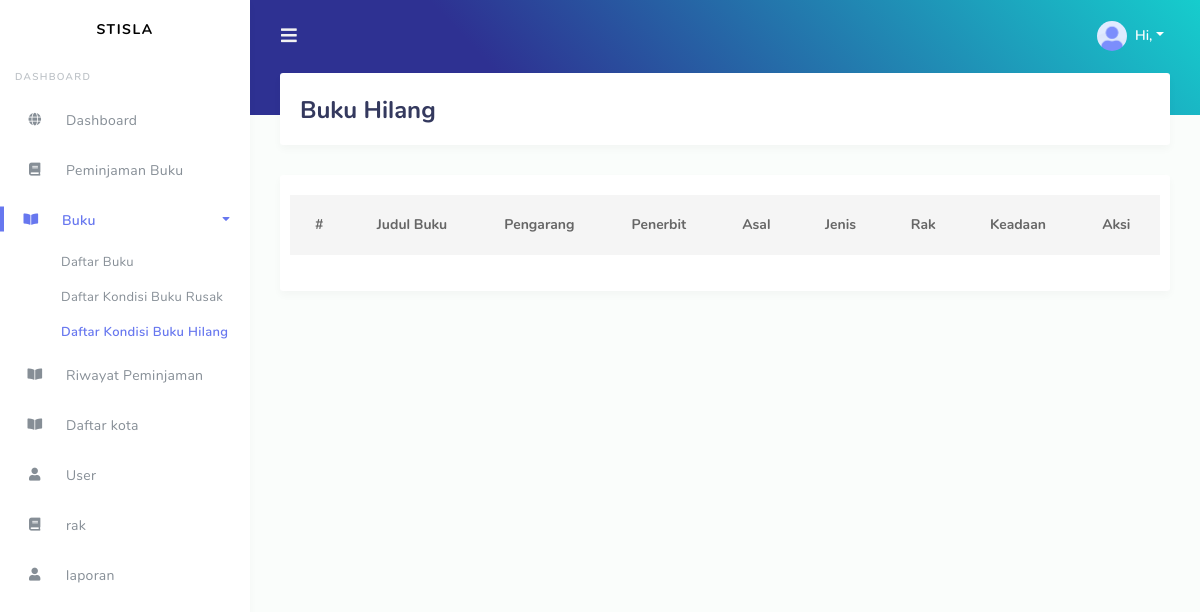
The app's page /index.php/bukuinduk/bukuHilang, older data.
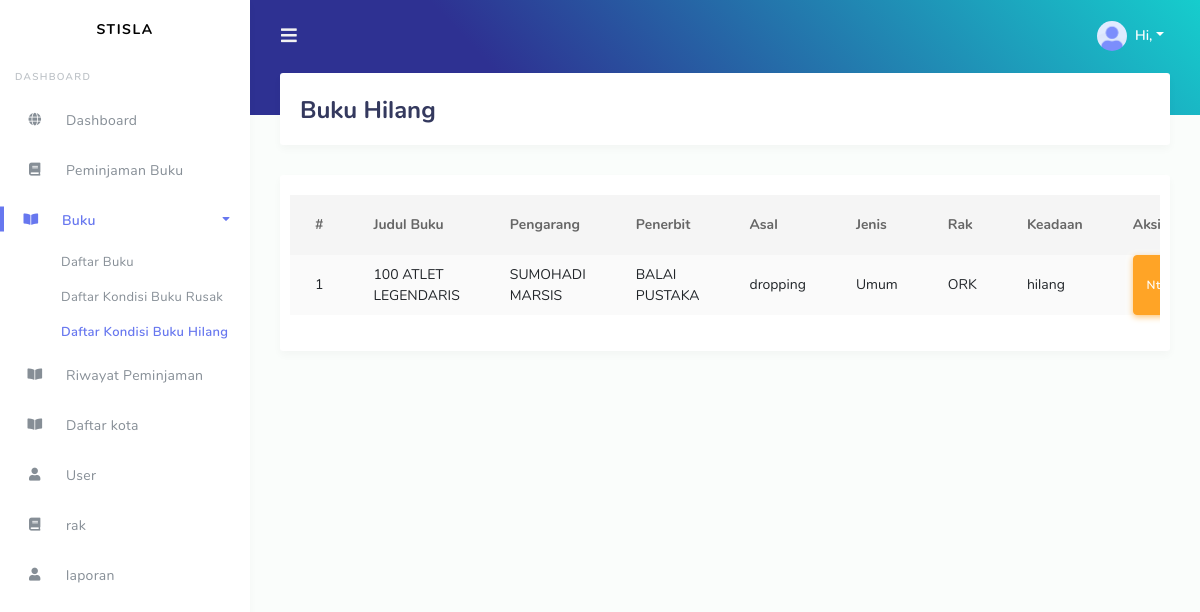
The same page, newer data.
### tables this page shows
CREATE TABLE `buku_induk` (
  `id` int NOT NULL,
  `kd_buku` varchar(6) NOT NULL,
  `judul` varchar(50) NOT NULL,
  `pengarang` varchar(50) DEFAULT NULL,
  `no_buku` varchar(25) DEFAULT NULL,
  `penerbit` varchar(50) DEFAULT NULL,
  `kota_terbit` varchar(40) DEFAULT NULL,
  `tahun_terbit` year DEFAULT NULL,
  `ISBN` varchar(40) DEFAULT NULL,
  `asal` varchar(20) DEFAULT NULL,
  `klasifikasi` float DEFAULT NULL,
  `tgl_diterima` varchar(20) DEFAULT NULL,
  `jenis` varchar(20) DEFAULT NULL,
  `rak` varchar(5) DEFAULT NULL,
  `stok` int NOT NULL,
  `tanggal` varchar(20) DEFAULT NULL,
  `keadaan` varchar(25) NOT NULL
);

### application/controllers/Bukuinduk.php (called while the page is built, shortened)
<?php
class Bukuinduk extends CI_Controller
{
    public function __construct()
    {
        $this->load->model('BukuIndukModel', 'bInd');
    }
    public function bukuHilang()
    {
        $data = $this->db->query('SELECT * FROM buku_induk WHERE keadaan="hilang"')->result_array();
        $this->load->view('bInd/bukuHilang', ['data' => $data]);
    }
}

### index.php (called while the page is built, shortened)
<?php
require_once BASEPATH.'core/CodeIgniter.php';

### application/views/bInd/bukuHilang.php (the view, shortened to what this page needs)
<!DOCTYPE html>
<html lang="en">
<head>
    <link rel="stylesheet" href="https://stackpath.bootstrapcdn.com/bootstrap/4.3.1/css/bootstrap.min.css">
    <link rel="stylesheet" href="https://use.fontawesome.com/releases/v5.7.2/css/all.css">
    <link rel="stylesheet" href="<?php echo base_url() ?>assets/modules/datatables/datatables.min.css">
    <link rel="stylesheet" href="<?php echo base_url() ?>assets/css/style.css">
</head>
<body>
    <div id="app">
        <div class="main-wrapper">
            <div class="main-content">
                <section class="section">
                    <div class="section-header">
                        <h1>Buku Hilang</h1>
                    </div>
                    <div class="row">
                        <div class="col-12">
                            <div class="card">
                                <div class="card-body row">
                                    <div class="table-responsive">
                                        <table class="table table-striped" id="table-1">
                                            <thead>
                                                <tr>
                                                    <th>#</th>
                                                    <th>Judul Buku</th>
                                                    <th>Pengarang</th>
                                                    <th>Penerbit</th>
                                                    <th>Asal</th>
                                                    <th>Jenis</th>
                                                    <th>Rak</th>
                                                    <th>Keadaan</th>
                                                    <th>Aksi</th>
                                                </tr>
                                            </thead>
                                            <tbody>
                                                <?php
                                                $no = 1;
                                                 foreach ($data as $buku) {
                                                    ?>
                                                    <tr>
                                                        <td>
                                                           <?php echo $no++ ?>
                                                        </td>
                                                        <td><?php echo $buku['judul'] ?></td>
                                                        <td><?php echo $buku['pengarang'] ?></td>
                                                        <td><?php echo $buku['penerbit'] ?></td>
                                                         <td><?php echo $buku['asal'] ?></td>
                                                          <td><?php echo $buku['jenis'] ?></td>
                                                           <td><?php echo $buku['rak'] ?></td>
                                                        <td><?php echo $buku['keadaan'] ?></td>
                                                        <td class="d-flex"><button class="btn btn-warning mr-2" onclick="window.location.href='<?php echo base_url('bukuinduk/edit/'. $buku['kd_buku']) ?>'">Ntah</button></td>
                                                    </tr>
                                                <?php } ?>
                                            </tbody>
                                        </table>
                                    </div>
                                </div>
                            </div>
                        </div>
                    </div>
                </section>
            </div>
        </div>
    </div>
</body>
</html>

Row changes from the older to the newer data that the page shows:
added buku_induk: judul "100 ATLET LEGENDARIS", pengarang "SUMOHADI MARSIS", penerbit "BALAI PUSTAKA", asal "dropping", jenis "Umum", rak "ORK", keadaan "hilang"
